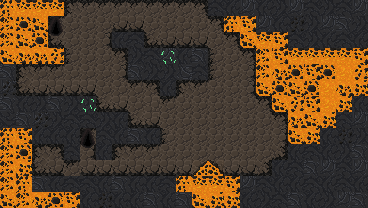

A level layout from a 2D game, rendered from its tile map. Below: a short description, then the map file with its tile-grid data intact:
An orthogonal 23x13 tile map with 16x16 px tiles, 2 tile layers (Tile Layer 1, Tile Layer 2) and 7 objects (2x level_exit, crate, doubler, pickaxe, rock, ...).

<map version="1.10" tiledversion="1.10.2" orientation="orthogonal" renderorder="right-down" width="23" height="13" tilewidth="16" tileheight="16" infinite="0" nextlayerid="4" nextobjectid="9">
 <tileset firstgid="1" source="cave_crawler_v2.tsx" />
 <layer id="1" name="Tile Layer 1" width="23" height="13">
  <data encoding="csv">
46,46,46,46,95,95,95,95,95,95,95,95,96,95,95,95,95,79,79,79,79,79,2684354642,
46,46,46,82,61,61,61,78,78,61,61,61,61,2684354642,46,46,95,95,95,61,61,61,76,
46,46,46,1610612818,61,61,76,95,2684354655,1610612818,78,78,78,61,2684354642,46,46,46,95,95,95,95,95,
46,46,46,46,77,61,61,2684354642,3221225567,2684354655,2684354656,95,96,77,61,2684354642,46,46,46,46,46,46,46,
96,82,79,79,61,61,61,76,96,3221225567,3221225567,3221225568,2684354655,77,61,76,46,46,46,46,46,46,46,
2684354656,1610612818,78,61,61,61,61,61,79,2684354642,95,82,79,61,61,76,46,46,46,46,46,46,46,
96,95,3221225567,61,3221225567,3221225567,61,61,61,61,79,61,61,61,61,61,2684354642,46,46,46,46,46,95,
1610612831,96,2684354656,3221225567,61,61,3221225567,95,61,61,61,61,61,61,61,61,61,2684354642,46,46,46,95,95,
46,46,95,95,95,82,95,95,95,95,61,61,61,61,61,61,61,76,46,46,95,95,76,
46,46,82,2684354642,95,76,95,82,79,79,61,61,61,61,61,61,61,3221225554,95,95,95,61,76,
46,46,1610612818,78,79,61,79,78,78,78,78,61,46,46,61,78,3221225554,95,95,61,61,61,76,
46,46,95,95,95,95,95,95,95,95,95,46,46,46,46,95,95,95,61,61,61,61,76,
46,46,46,46,46,95,95,95,95,95,95,96,46,46,46,95,78,78,78,78,78,78,3221225554
</data>
 </layer>
 <layer id="2" name="Tile Layer 2" width="23" height="13">
  <data encoding="csv">
1,2,2,2,82,79,79,79,79,79,79,79,2684354642,2684354655,0,2684354656,0,3221225567,2684354656,2684354655,3221225567,2684354655,2684354656,
16,17,31,66,0,0,0,0,0,0,0,0,0,2684354642,1,3,2684354656,0,18,3221225567,2684354656,96,3221225567,
16,31,17,81,0,0,0,0,0,0,0,0,0,0,0,31,2,3,2684354655,3221225567,0,2684354655,0,
31,32,32,18,0,0,0,0,0,0,51,0,0,0,0,0,16,3,2,2,2,2,3,
0,0,0,0,0,0,0,0,0,0,0,0,0,0,0,0,16,32,17,3,17,0,18,
18,0,78,78,78,78,0,0,0,0,0,0,0,0,0,0,31,17,31,17,0,32,33,
0,0,0,96,0,51,1610612818,78,0,62,0,0,0,0,0,0,0,31,18,3,0,33,0,
0,0,18,0,2684354655,2684354655,0,0,1610612818,78,0,0,0,0,0,0,0,0,32,31,33,2684354655,2684354656,
1,3,0,0,0,66,2684354655,0,96,0,77,0,0,0,0,0,0,0,31,33,0,18,3221225567,
16,17,0,0,2684354655,81,0,0,0,0,0,0,0,0,0,0,0,0,0,2684354655,0,3221225567,96,
16,33,0,0,0,78,78,0,0,0,0,78,91,92,78,0,0,0,2684354655,96,2684354656,2684354655,2684354656,
16,1,96,0,2684354655,2684354655,0,96,0,0,2684354655,1,2,2,3,2684354656,2684354655,0,95,2684354655,95,2684354655,95,
31,16,32,17,3,0,18,0,0,96,0,0,31,33,33,0,3221225567,2684354655,96,95,3221225567,2684354656,96
</data>
 </layer>
 <objectgroup id="3" name="Object Layer 1">
  <object id="2" name="crate" x="87.9948" y="168.338">
   <point />
  </object>
  <object id="3" name="doubler" x="127.688" y="93.2553">
   <point />
  </object>
  <object id="4" name="pickaxe" x="48.3015" y="160.208">
   <point />
  </object>
  <object id="5" name="rock" x="63.6049" y="29.1722">
   <point />
  </object>
  <object id="6" name="level_exit" x="56.9097" y="28.2157">
   <point />
  </object>
  <object id="7" name="level_exit" x="88.9513" y="141.557">
   <point />
  </object>
  <object id="8" name="player_spawn" x="242.464" y="131.036">
   <point />
  </object>
 </objectgroup>
</map>